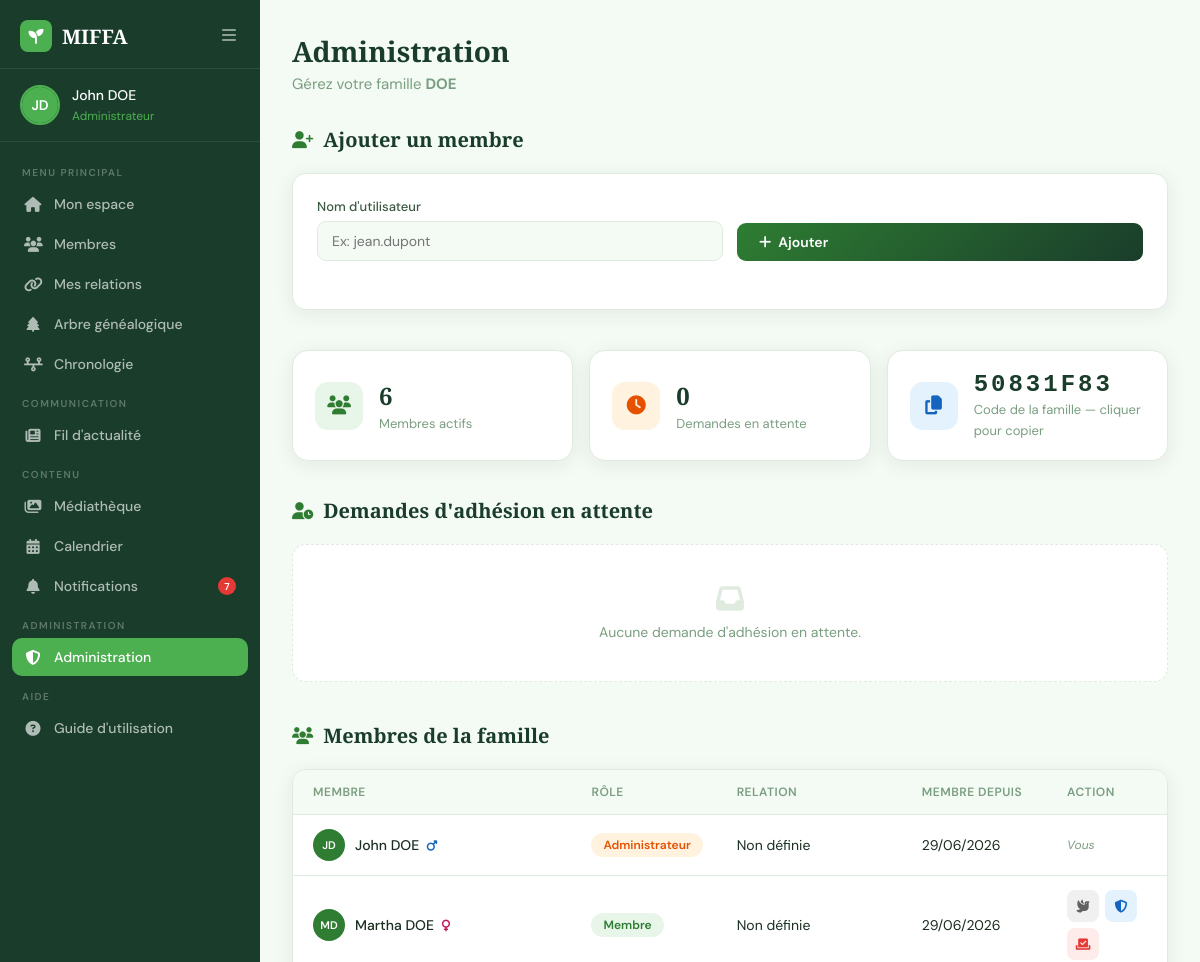
The app's page /accounts/admin-panel/ (signed in, upper part), older data.
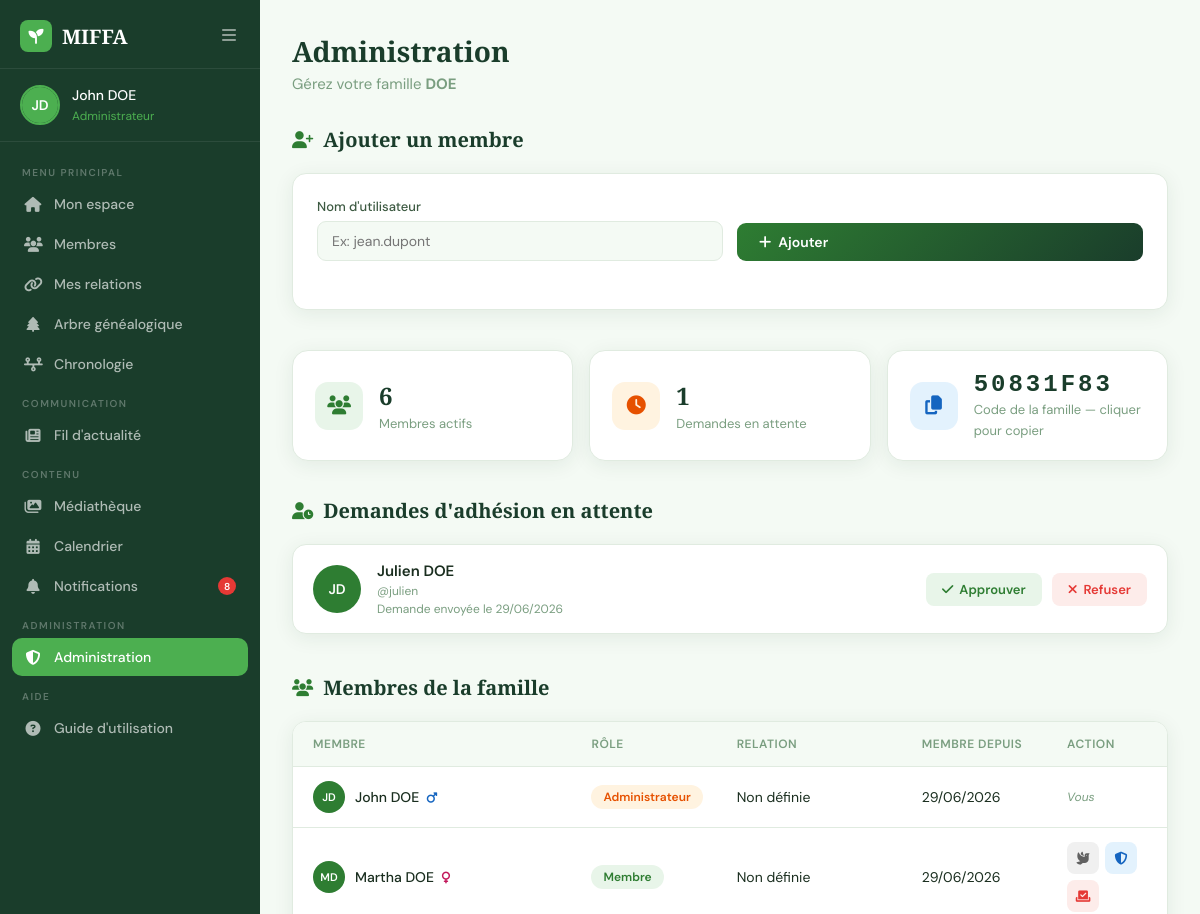
The same page, newer data.
### accounts/models.py (models this page shows, shortened)
class User(AbstractUser):
    ROLE_CHOICES = (
        ('admin', 'Administrateur'),
        ('member', 'Membre'),
    )
    GENDER_CHOICES = (
        ('M', 'Homme'),
        ('F', 'Femme'),
    )
    email = models.EmailField(unique=True)
    first_name = models.CharField(max_length=150)
    last_name = models.CharField(max_length=150)
    role = models.CharField(max_length=20, choices=ROLE_CHOICES, default='member')
    photo = models.ImageField(upload_to='profiles/', null=True, blank=True)
    bio = models.TextField(blank=True)
    birth_date = models.DateField(default='2000-01-01')
    profession = models.CharField(max_length=150, blank=True)
    phone = models.CharField(max_length=20, blank=True)
    city = models.CharField(max_length=100, blank=True)
    gender = models.CharField(max_length=1, choices=GENDER_CHOICES)
    hide_email = models.BooleanField(default=False)
    hide_birth_date = models.BooleanField(default=False)
    hide_phone = models.BooleanField(default=False)
    hide_profession = models.BooleanField(default=False)
    hide_city = models.BooleanField(default=False)
    is_deceased = models.BooleanField(default=False)
    deceased_marked_by = models.ForeignKey(
        'self', on_delete=models.SET_NULL,
        null=True, blank=True,
        related_name='marked_deceased'
    )
    deceased_at = models.DateTimeField(null=True, blank=True)
    relation_to_family = models.CharField(max_length=100, blank=True, default='')
    family = models.ForeignKey(
        'Family',
        on_delete=models.SET_NULL,
        null=True, blank=True,
        related_name='members'
    )

class Family(models.Model):
    name = models.CharField(max_length=150)
    code = models.CharField(max_length=10, unique=True, blank=True, null=True)
    banner = models.ImageField(upload_to='Bannieres/', null=True, blank=True)
    created_by = models.ForeignKey(
        'User', on_delete=models.SET_NULL,
        null=True, related_name='created_families'
    )
    created_at = models.DateTimeField(auto_now_add=True)

class JoinRequest(models.Model):
    STATUS_CHOICES = (
        ('pending', 'En attente'),
        ('approved', 'Approuvée'),
        ('rejected', 'Refusée'),
    )
    user = models.ForeignKey('User', on_delete=models.CASCADE, related_name='join_requests')
    family = models.ForeignKey(Family, on_delete=models.CASCADE, related_name='join_requests')
    relation = models.CharField(max_length=100, blank=True, default='')
    status = models.CharField(max_length=20, choices=STATUS_CHOICES, default='pending')
    created_at = models.DateTimeField(auto_now_add=True)
    reminder_count = models.IntegerField(default=0)
    attempt_number = models.IntegerField(default=1)

### accounts/decorators.py (the view)
    def wrapper(request, *args, **kwargs):
        if not request.user.is_authenticated or request.user.role != 'admin':
            raise PermissionDenied
        return view_func(request, *args, **kwargs)

### accounts/context_processors.py (called while the page is built)
def pending_relation_requests(request):
    if request.user.is_authenticated:
        relation_count = RelationRequest.objects.filter(to_user=request.user, status='pending').count()
        notif_count = Notification.objects.filter(user=request.user, is_read=False).count()
        return {
            'pending_relation_count': relation_count,
            'unread_notif_count': notif_count,
        }
    return {'pending_relation_count': 0, 'unread_notif_count': 0}

### accounts/views.py (called while the page is built)
@login_required
@admin_required
def admin_panel(request):
    family = request.user.family
    if not family:
        raise PermissionDenied
    pending_requests = JoinRequest.objects.filter(family=family, status='pending')
    members = family.members.all() if hasattr(family, 'members') else User.objects.filter(family=family)
    return render(request, 'accounts/admin.html', {
        'pending_requests': pending_requests,
        'members': members,
    })

### accounts/templates/accounts/admin.html (shortened to what the changed rows need)
{% load static %}
<!DOCTYPE html>
<html lang="fr">
<head>
    <link rel="stylesheet" href="https://cdnjs.cloudflare.com/ajax/libs/font-awesome/6.5.0/css/all.min.css">
    <link rel="stylesheet" href="{% static 'global.css' %}">
    <link rel="stylesheet" href="{% static 'accounts/css/dashboard.css' %}">
    <link rel="stylesheet" href="{% static 'accounts/css/admin.css' %}">
</head>
<body>
<aside class="sidebar" id="sidebar">
    <div class="sidebar-user">
        <div class="user-avatar">
            {% if user.photo %}
            <img src="{{ user.photo.url }}" alt="{{ user.first_name }}">
            {% else %}
            <div class="avatar-placeholder">
                {{ user.first_name|first|upper }}{{ user.last_name|first|upper }}
            </div>
            {% endif %}
        </div>
        <div class="user-info">
            <span class="user-name">{{ user.first_name }} {{ user.last_name }}</span>
            <span class="user-role">{{ user.get_role_display }}</span>
        </div>
    </div>
    <nav class="sidebar-nav">
        <a href="{% url 'notifications' %}" class="nav-item">
            <i class="fa-solid fa-bell"></i>
            <span>Notifications</span>
            {% if unread_notif_count %}
            <span class="notif-badge" style="position:relative;top:auto;right:auto;margin-left:auto;">
                    {{ unread_notif_count }}
                </span>
            {% endif %}
        </a>
    </nav>
</aside>
<main class="main-content">
    <div class="topbar">
        <div class="topbar-left">
            <h1>Administration</h1>
            <p>Gérez votre famille <strong>{{ user.family.name }}</strong></p>
        </div>
    </div>
    <section class="admin-stats">
        <div class="stat-card">
            <div>
                <span class="stat-number">{{ pending_requests.count }}</span>
                <span class="stat-label">Demandes en attente</span>
            </div>
        </div>
        <div class="stat-card" onclick="copyFamilyCode('{{ user.family.code }}')" style="cursor:pointer;"
             title="Cliquer pour copier">
            <div>
                <span class="stat-number" id="familyCodeDisplay" style="font-family:monospace;letter-spacing:3px;">{{ user.family.code }}</span>
                <span class="stat-label">Code de la famille — cliquer pour copier</span>
            </div>
        </div>
    </section>
    <section class="admin-section">
        {% if pending_requests %}
        <div class="request-list">
            {% for req in pending_requests %}
            <div class="request-card">
                <div class="request-avatar">
                    {% if req.user.photo %}
                    <img src="{{ req.user.photo.url }}" alt="{{ req.user.first_name }}">
                    {% else %}
                    <div class="avatar-placeholder">
                        {{ req.user.first_name|first|upper }}{{ req.user.last_name|first|upper }}
                    </div>
                    {% endif %}
                </div>
                <div class="request-info">
                    <h4>{{ req.user.first_name }} {{ req.user.last_name }}</h4>
                    <span class="request-username">@{{ req.user.username }}</span>
                    <span class="request-date">Demande envoyée le {{ req.created_at|date:"d/m/Y" }}</span>
                </div>
                <div class="request-actions">
                    <form method="POST" action="{% url 'approve_join_request' req.id %}">
                        <button type="submit" class="btn-approve">
                            <i class="fa-solid fa-check"></i> Approuver
                        </button>
                    </form>
                    <form method="POST" action="{% url 'reject_join_request' req.id %}">
                        <button type="submit" class="btn-reject">
                            <i class="fa-solid fa-xmark"></i> Refuser
                        </button>
                    </form>
                </div>
            </div>
            {% endfor %}
        </div>
        {% else %}
        <div class="empty-state">
            <i class="fa-solid fa-inbox"></i>
            <p>Aucune demande d'adhésion en attente.</p>
        </div>
        {% endif %}
    </section>
    <section class="admin-section">
        {% if members %}
        <div class="member-table">
            {% for member in members %}
            <div class="member-row">
                <div class="member-cell member-identity">
                    {% if member.photo %}
                    <img src="{{ member.photo.url }}" alt="{{ member.first_name }}" class="member-avatar-sm">
                    {% else %}
                    <div class="avatar-placeholder avatar-placeholder-sm">
                        {{ member.first_name|first|upper }}{{ member.last_name|first|upper }}
                    </div>
                    {% endif %}
                    <span>
                        {{ member.first_name }} {{ member.last_name }}
                        <i class="fa-solid {% if member.gender == 'M' %}fa-mars{% else %}fa-venus{% endif %}"
                           style="color:{% if member.gender == 'M' %}#1565c0{% else %}#c2185b{% endif %};font-size:0.85em;margin-left:4px;"></i>
                    </span>
                </div>
                <span class="member-cell">
                        <span class="role-badge role-{{ member.role }}">{{ member.get_role_display }}</span>
                    </span>
                <span class="member-cell">{{ member.relation_to_family|default:"Non définie" }}</span>
                <span class="member-cell">{{ member.date_joined|date:"d/m/Y" }}</span>
                <span class="member-cell">
    {% if member != user %}
    <div style="display:flex;gap:6px;flex-wrap:wrap;">
        <form method="POST" action="{% url 'mark_deceased' member.id %}">
            {% if member.is_deceased %}
            <input type="hidden" name="is_deceased" value="0">
            <button type="submit" class="btn-action btn-green" title="Marquer vivant">
                <i class="fa-solid fa-heart-pulse"></i>
            </button>
            {% else %}
            <button type="submit" class="btn-action btn-gray" title="Marquer décédé"
                    onclick="return confirm('Marquer {{ member.first_name }} comme décédé(e) ?')">
                <i class="fa-solid fa-dove"></i>
            </button>
            {% endif %}
        </form>
        {% if member.role == 'admin' %}
        <form method="POST" action="{% url 'revoke_admin' member.id %}"
              onsubmit="return confirm('Retirer les droits admin de {{ member.first_name }} ?')">
            {% csrf_token %}
            <button type="submit" class="btn-action btn-orange" title="Retirer admin">
                <i class="fa-solid fa-shield-xmark"></i>
            </button>
        </form>
        {% else %}
        <form method="POST" action="{% url 'promote_to_admin' member.id %}"
              onsubmit="return confirm('Désigner {{ member.first_name }} comme administrateur ?')">
            <button type="submit" class="btn-action btn-blue" title="Désigner admin">
                <i class="fa-solid fa-shield-halved"></i>
            </button>
        </form>
        {% endif %}
        <form method="POST" action="{% url 'initiate_removal_vote' member.id %}"
              onsubmit="return confirm('Initier un vote pour retirer {{ member.first_name }} ?')">
    <button type="submit" class="btn-action btn-red" title="Initier un vote de suppression">
        <i class="fa-solid fa-vote-yea"></i>
    </button>
</form>
    </div>
    {% else %}
    <span class="you-label">Vous</span>
    {% endif %}
</span>
            </div>
            {% endfor %}
        </div>
        {% else %}
        <div class="empty-state">
            <i class="fa-solid fa-user-group"></i>
            <p>Aucun membre dans la famille pour le moment.</p>
        </div>
        {% endif %}
    </section>
</main>
</body>
</html>

Row changes from the older to the newer data that the page shows:
added JoinRequest: user.first_name|first "J", user.last_name|first "D", user.first_name "Julien", user.last_name "DOE", user.username "julien", created_at "29/06/2026"
Text that changed along with them:
{{ unread_notif_count }}: "7" → "8"
{{ pending_requests.count }}: "0" → "1"
text no longer shown: "Aucune demande d'adhésion en attente."
